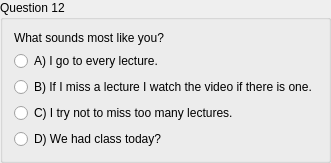
        <widget class="QGroupBox" name="groupBox_23">
         <property name="title">
          <string>Question 12</string>
         </property>
         <layout class="QGridLayout" name="gridLayout_25">
          <item row="2" column="0">
           <widget class="QRadioButton" name="radioButton_29">
            <property name="text">
             <string>B) If I miss a lecture I watch the video if there is one.</string>
            </property>
           </widget>
          </item>
          <item row="1" column="0">
           <widget class="QRadioButton" name="radioButton_28">
            <property name="text">
             <string>A) I go to every lecture.</string>
            </property>
           </widget>
          </item>
          <item row="3" column="0">
           <widget class="QRadioButton" name="radioButton_30">
            <property name="text">
             <string>C) I try not to miss too many lectures. </string>
            </property>
           </widget>
          </item>
          <item row="0" column="0">
           <widget class="QLabel" name="label_24">
            <property name="text">
             <string>What sounds most like you?</string>
            </property>
           </widget>
          </item>
          <item row="4" column="0">
           <widget class="QRadioButton" name="radioButton_31">
            <property name="text">
             <string>D) We had class today?</string>
            </property>
           </widget>
          </item>
         </layout>
        </widget>
